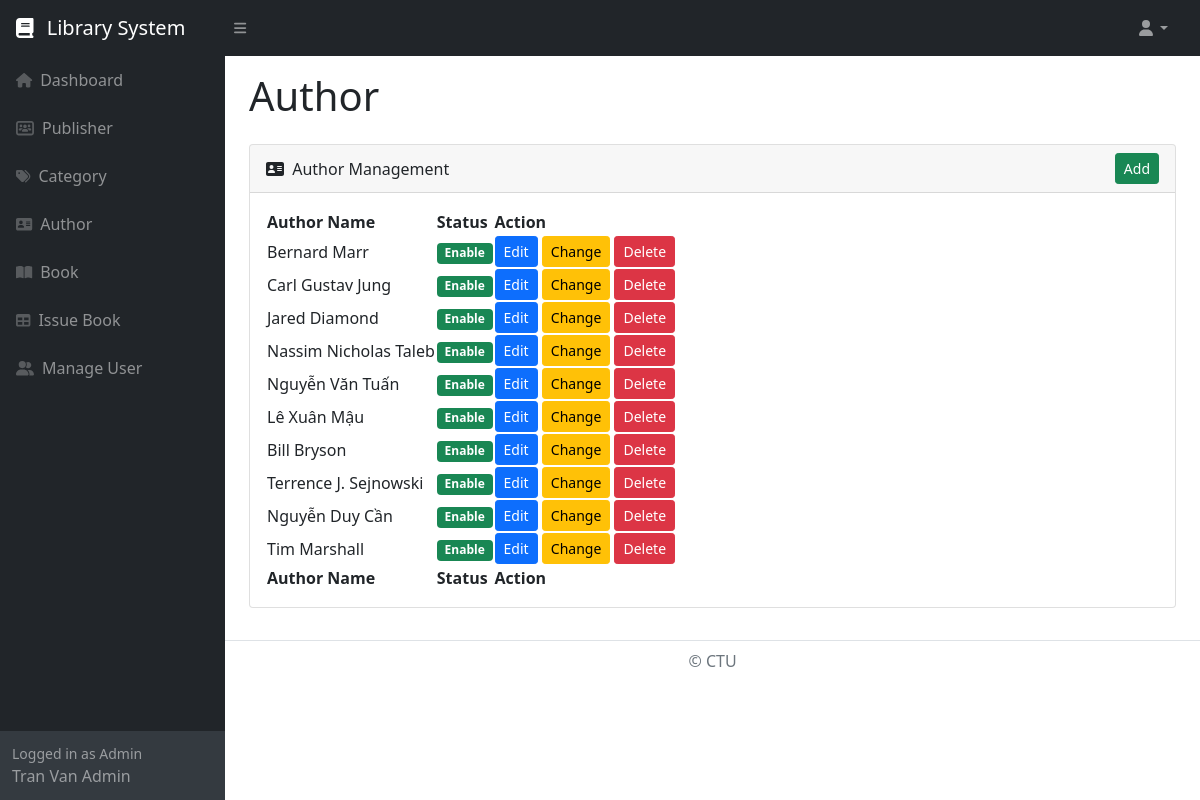
Screenshot of /library/admin/author.php (signed in) with the database file from the repository.
### tables this page shows
CREATE TABLE `author` (
  `author_id` int(11) NOT NULL,
  `author_name` varchar(50) NOT NULL,
  `author_status` enum('Enable','Disable') NOT NULL
);

### library/function.php (called while the page is built, shortened)
<?php
function is_admin_login()
{
	if(isset($_SESSION['admin_id']))
	{
		return true;
	}
	return false;
}
?>

### library/admin/author.php (the view, shortened to what this page needs)
<?php
include '../database_connection.php';
include '../function.php';
$query = "
	SELECT * FROM author
	ORDER BY author_id ASC
";
$statement = $connect->prepare($query);
$statement->execute();
include '../header.php';
?>
<div class="container-fluid px-4">
	<div class="row mt-3">
		<div class="col-md-12">
			<h1>Author</h1>
		</div>
	</div>
	<?php
	if(isset($_GET['action']))
	{
		if($_GET['action'] == 'add')
		{
	?>
	<div class="row justify-content-center">
		<div class="col-md-8">
			<div class="card mb-3">
				<div class="card-header">
					<div class="col col-md-6 mt-1">
						<i class="fa-solid fa-address-card me-1"></i> Add New Author
					</div>
                </div>
                <div class="card-body">
                	<form method="POST">
                		<div class="mb-3">
                			<label class="form-label">Author Name</label>
                			<input type="text" name="author_name" id="author_name" class="form-control" />
                		</div>
                		<div class="mt-3 mb-0">
                			<input type="submit" name="add_author" value="Add" class="btn btn-success" />
                		</div>
                	</form>
                </div>
            </div>
		</div>
	</div>
	<?php
		}
		else if($_GET["action"] == 'edit')
		{
			$author_id = $_GET["id"];
			if($author_id > 0)
			{
				$query = "
				SELECT * FROM author
                WHERE author_id = '$author_id'
				";
				$author_result = $connect->query($query);
				foreach($author_result as $author_row)
				{
	?>
	<div class="row justify-content-center">
		<div class="col-md-8">
			<div class="card mb-3">
				<div class="card-header">
					<div class="col col-md-6 mt-1">
						<i class="fa-solid fa-address-card me-1"></i> Edit Author Details
					</div>
				</div>
				<div class="card-body">
					<form method="post">
						<div class="mb-3">
							<label class="form-label">Author Name</label>
							<input type="text" name="author_name" id="author_name" class="form-control" value="<?php echo $author_row['author_name']; ?>" />
						</div>
						<div class="mt-3 mb-0">
							<input type="hidden" name="author_id" value="<?php echo $_GET['id']; ?>" />
							<input type="submit" name="edit_author" class="btn btn-primary" value="Edit" />
						</div>
					</form>
				</div>
			</div>
		</div>
	</div>
	<?php
				}
			}
		}
	}
	else
	{
	?>
	<div class="row justify-content-center">
		<div class="col-md-12">
			<div class="card mb-3">
				<div class="card-header">
					<div class="row">
						<div class="col col-md-6 mt-1">
							<i class="fa-solid fa-address-card me-1"></i> Author Management
						</div>
						<div class="col col-md-6" align="right">
							<a href="author.php?action=add" class="btn btn-success btn-sm">Add</a>
						</div>
					</div>
				</div>
				<div class="card-body">
					<table id=datatablesSimple>
						<thead>
							<tr>
								<th>Author Name</th>
								<th>Status</th>
								<th>Action</th>
							</tr>
						</thead>
						<tfoot>
							<tr>
								<th>Author Name</th>
								<th>Status</th>
								<th>Action</th>
							</tr>
						</tfoot>
						<tbody>
							<?php
							if($statement->rowCount() > 0)
							{
								foreach($statement->fetchAll() as $row)
								{
									if($row['author_status'] == 'Enable')
									{
										$author_status = '<div class="badge bg-success">Enable</div>';
									}
									else
									{
										$author_status = '<div class="badge bg-danger">Disable</div>';
									}
									echo '
									<tr>
										<td>'.$row["author_name"].'</td>
										<td>'.$author_status.'</td>
										<td>
											<a href="author.php?action=edit&id='.$row["author_id"].'"
												class="btn btn-sm btn-primary">
												Edit
											</a>
											<button
												class="btn btn-warning btn-sm"
												onclick="change_status(`'.$row["author_id"].'`, `'.$row["author_status"].'`)">
												Change
											</button>
											<button
												class="btn btn-danger btn-sm"
												onclick="delete_record(`'.$row["author_id"].'`)">
												Delete
										</button>
										</td>
									</tr>
									';
								}
							}
							?>
						</tbody>
					</table>
				</div>
			</div>
		</div>
	</div>
	<?php
	}
	?>
</div>
<?php
include '../footer.php';
?>

### library/header.php (shortened to what this page needs)
<!doctype html>
<html lang="en">
    <head>
        <link href="http://localhost/library/assets/css/styles.css" rel="stylesheet" />
        <link href="https://cdn.jsdelivr.net/npm/simple-datatables@latest/dist/style.css" rel="stylesheet" />
    </head>
    <?php
    if(is_admin_login())
    {
    ?>
    <body class="sb-nav-fixed">
        <nav class="sb-topnav navbar navbar-expand navbar-dark bg-dark">
            <a class="navbar-brand ps-3" href="index.php">
                <i class="fa-solid fa-book me-2"></i>
                Library System
            </a>
            <button class="btn btn-link btn-sm order-1 order-lg-0 me-4 me-lg-0" id="sidebarToggle" href="#!"><i class="fas fa-bars"></i></button>
            <ul class="navbar-nav ms-auto ms-md-0 me-3 me-lg-4">
                <li class="nav-item dropdown">
                    <a class="nav-link dropdown-toggle" id="navbarDropdown" href="#" role="button" data-bs-toggle="dropdown" aria-expanded="false"><i class="fas fa-user fa-fw"></i></a>
                </li>
            </ul>
        </nav>
        <div id="layoutSidenav">
            <div id="layoutSidenav_nav">
                <nav class="sb-sidenav accordion sb-sidenav-dark" id="sidenavAccordion">
                    <div class="sb-sidenav-menu">
                        <div class="nav">
                            <a class="nav-link" href="index.php">
                                <div class="sb-nav-link-icon"><i class="fa-solid fa-house"></i></div>
                                Dashboard
                            </a>
                            <a class="nav-link" href="publisher.php">
                                <div class="sb-nav-link-icon"><i class="fa-solid fa-users-rectangle"></i></div>
                                Publisher
                            </a>
                            <a class="nav-link" href="category.php">
                                <div class="sb-nav-link-icon"><i class="fa-solid fa-tags"></i></div>
                                Category
                            </a>
                            <a class="nav-link" href="author.php">
                                <div class="sb-nav-link-icon"><i class="fa-solid fa-address-card"></i></div>
                                Author
                            </a>
                            <a class="nav-link" href="book.php">
                                <div class="sb-nav-link-icon"><i class="fa-solid fa-book-open"></i></div>
                                Book
                            </a>
                            <a class="nav-link" href="issue_book.php">
                                <div class="sb-nav-link-icon"><i class="fa-solid fa-table"></i></div>
                                Issue Book
                            </a>
                            <a class="nav-link" href="user.php">
                                <div class="sb-nav-link-icon"><i class="fa-solid fa-user-group"></i></div>
                                Manage User
                            </a>
                        </div>
                    </div>
                    <?php
                    $admin_name_query = "
	                SELECT admin_name FROM admin
                    WHERE admin_id = ".$_SESSION['admin_id']."
                    ";
                    $admin_name_result = $connect->prepare($admin_name_query);
                    $admin_name_result->execute();
                    foreach ($admin_name_result as $row){
                    ?>
                    <div class="sb-sidenav-footer">
                        <div class="small">Logged in as Admin</div>
                        <?php echo $row['admin_name'];} ?>
                    </div>
                </nav>
            </div>
            <div id="layoutSidenav_content">
                <main>
    <?php
    }
    ?>

### rows the page displays
author: author_name "Bernard Marr", author_status "Enable"
author: author_name "Carl Gustav Jung", author_status "Enable"
author: author_name "Jared Diamond", author_status "Enable"
author: author_name "Nassim Nicholas Taleb", author_status "Enable"
author: author_name "Nguyễn Văn Tuấn", author_status "Enable"
author: author_name "Lê Xuân Mậu", author_status "Enable"
author: author_name "Bill Bryson", author_status "Enable"
author: author_name "Terrence J. Sejnowski", author_status "Enable"
author: author_name "Nguyễn Duy Cần", author_status "Enable"
author: author_name "Tim Marshall", author_status "Enable"

### other values shown
$row['admin_name'] "Tran Van Admin"
